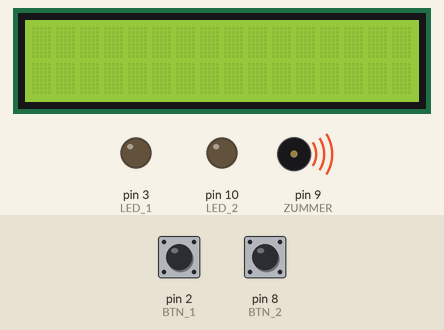
Bench run of a sketch on a simulated Arduino Uno, built with avr-gcc and run on an emulated ATmega328P. Shown: 16×2 character LCD, output pins drawn as LEDs (lit = HIGH), buzzer (waves = sounding). The test bench sets the inputs (shaded band); at power-on: pin 8 (BTN_2) HIGH, pin 2 (BTN_1) HIGH.

Above: at 1.2 s.
1.3 s: pin 8 (BTN_2) pulled LOW for 0.15 s
At 2.4 s:
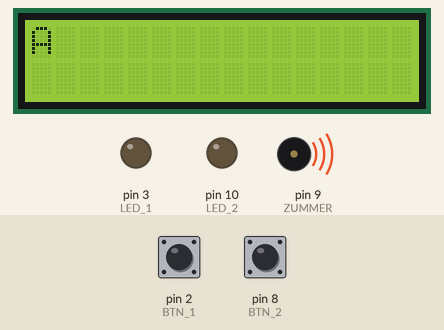
2.9 s: pin 2 (BTN_1) pulled LOW for 0.15 s
At 3.7 s:
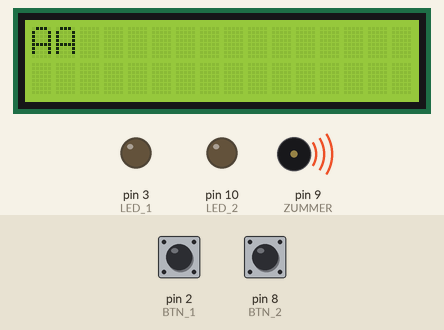
4.5 s: pin 2 (BTN_1) pulled LOW for 1 s
At 6.1 s:
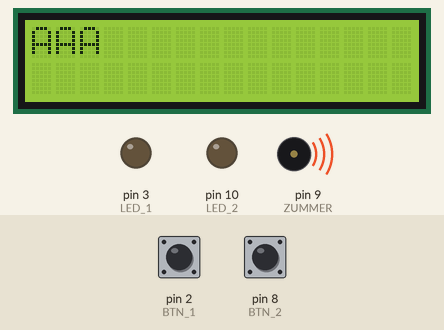
7.0 s: pin 8 (BTN_2) pulled LOW for 1 s
At 7.3 s:
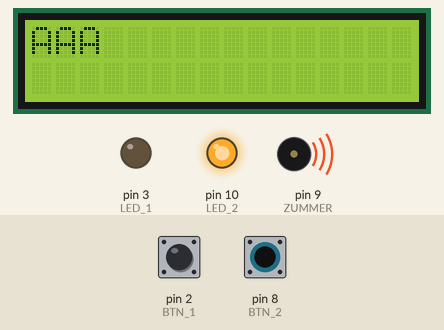
9.5 s: pin 8 (BTN_2) pulled LOW for 3.2 s
At 13.9 s:
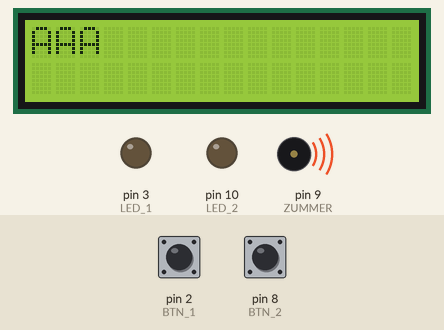
14.2 s: pin 2 (BTN_1) pulled LOW for 0.15 s
At 14.7 s:
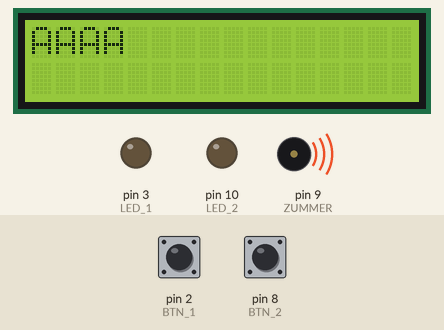
Timing chart, 0 to 16.8 s (numbered marks = the images above; inputs shaded):
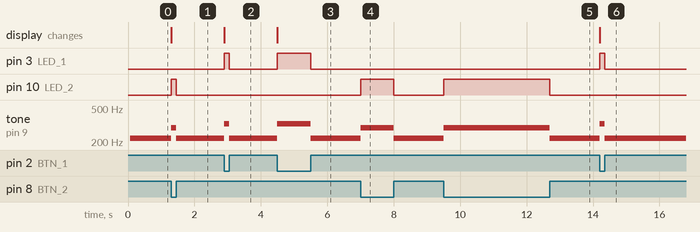

Measured:
- after the input at 1.3 s, pin 10 (LED_2): LOW → HIGH at once, → LOW 0.15 s later; tone on pin 9 (ZUMMER): 220 Hz → 293 Hz at once, → 220 Hz 0.15 s later; the display: changes at once (image 1)
- after the input at 2.9 s, pin 3 (LED_1): LOW → HIGH at once, → LOW 0.15 s later; tone on pin 9 (ZUMMER): 220 Hz → 329 Hz at once, → 220 Hz 0.15 s later; the display: changes at once (image 2)
- after the input at 4.5 s, pin 3 (LED_1): LOW → HIGH at once, → LOW 1.0 s later; tone on pin 9 (ZUMMER): 220 Hz → 329 Hz at once, → 220 Hz 1.0 s later; the display: changes at once (image 3)
- after the input at 7.0 s, pin 10 (LED_2): LOW → HIGH at once, → LOW 1.0 s later; tone on pin 9 (ZUMMER): 220 Hz → 293 Hz at once, → 220 Hz 1.0 s later
- after the input at 9.5 s, pin 10 (LED_2): LOW → HIGH at once, → LOW 3.2 s later; tone on pin 9 (ZUMMER): 220 Hz → 293 Hz at once, → 220 Hz 3.2 s later
- after the input at 14.2 s, pin 3 (LED_1): LOW → HIGH at once, → LOW 0.15 s later; tone on pin 9 (ZUMMER): 220 Hz → 329 Hz at once, → 220 Hz 0.15 s later; the display: changes at once (image 6)

The sketch:

MUSIC_SKETCH.ino
```cpp
#include <LiquidCrystal.h>
#define LCD_RS 13
#define LCD_E 12
#define LCD_DB4 4
#define LCD_DB5 5
#define LCD_DB6 6
#define LCD_DB7 7
#define BTN_1 2
#define BTN_2 8
#define LED_1 3
#define LED_2 10
#define ZUMMER 9

LiquidCrystal lcd(LCD_RS, LCD_E, LCD_DB4, LCD_DB5, LCD_DB6, LCD_DB7);  // создать компьютерный объект LCD-экрана

void setup() {
  lcd.begin(16, 2);  // инициализировать LCD-экран
  lcd.setCursor(0,0);  // установить начальное положение вывода текста на экран
  lcd.display();  // сделать текст на экране видимым

  pinMode(BTN_1, INPUT_PULLUP);  // установить пин с первой кнопкой как входной сигнал
  pinMode(BTN_2, INPUT_PULLUP);  // установить пин со второй кнопкой как входной сигнал
  pinMode(LED_1, OUTPUT);  // установить пин с зелёным индикатором как выходной сигнал
  pinMode(LED_2, OUTPUT);  // установить пин с жёлтым индикатором как выходной сигнал
  pinMode(ZUMMER, OUTPUT);  // установить пин с зуммером как выходной сигнал
}

bool Gis = false;  // проиграть ноту Соль-диез
bool A = false;  // проиграть ноту Ля
bool D = false;  // проиграть ноту Ре
bool E = false;  // проиграть ноту Ми

void show() {
  if (Gis)
    lcd.print("Gis");
  else if (A) {
    lcd.print("A");
  }
  else if (D) {
    lcd.print("D");
  }
  else if (E) {
    lcd.print("E");
  }
}

void playNote(int note) {
  switch(note) {
    case 1:  // 1-ая ступень (тоника - A) гаммы ля мажор
      tone(ZUMMER, 220, 1000);
      break;
    case 7:  // 7-ая ступень (Gis; на ней строится уменьшенное трезвучие) гаммы ля мажор
      tone(ZUMMER, 207, 1000);
      break;
    case 4:  // 4-ая ступень (субдоминанта - D) гаммы ля мажор
      tone(ZUMMER, 293.66, 1000);
      break;
    case 5:  // 5-ая ступень (доминанта - E) гаммы ля мажор
      tone(ZUMMER, 329.63, 1000);
      break;
    default:
      analogWrite(ZUMMER, 0);  // выключить зуммер (пьезопищалку)
  }
}

void loop() {
  bool btn1State = !digitalRead(BTN_1);  // нажата ли первая кнопка
  bool btn2State = !digitalRead(BTN_2);  // нажата ли вторая кнопка
  bool btn12StateOn = !digitalRead(BTN_1) && !digitalRead(BTN_2);  // зажаты ли обе кнопки
  bool btn12StateOff = digitalRead(BTN_1) && digitalRead(BTN_2);  // не тронуты ли обе кнопки

  //===================================================================

  if (btn12StateOn && !btn12StateOff) {  // ЕСЛИ ЗАЖАТЫ СРАЗУ ДВЕ КНОПКИ, ТО...
    digitalWrite(LED_1, HIGH);  // включить первый индикатор (зеленый)
    digitalWrite(LED_2, HIGH);  // включить второй индикатор (желтый)
    Gis = true;  // установить ноту, которую нужно высветить на экране
    A = false;
    D = false;
    E = false;
    playNote(7);  // сыграть ноту G# (седьмую ступень гаммы Ля мажор)
    return;
  }
  if (!btn12StateOn && !btn12StateOff && !btn1State && btn2State) {  // ЕСЛИ ЗАЖАТА ЛЕВАЯ КНОПКА (С ЖЕЛТЫМ ИНДИКАТОРОМ), ТО...
    digitalWrite(LED_1, LOW);  // выключить первый индикатор (зеленый)
    digitalWrite(LED_2, HIGH);  // включить второй индикатор (желтый)
    Gis = false;
    A = false;
    D = true;  // установить ноту, которую нужно высветить на экране
    E = false;
    playNote(4);  // сыграть ноту D (четвертую ступень гаммы Ля мажор)
    return;
  }
  if (!btn12StateOn && !btn12StateOff && btn1State && !btn2State) {  // ЕСЛИ ЗАЖАТА ПРАВАЯ КНОПКА (С ЗЕЛЕНЫМ ИНДИКАТОРОМ), ТО...
    digitalWrite(LED_1, HIGH);  // включить первый индикатор (зеленый)
    digitalWrite(LED_2, LOW);  // выключить второй индикатор (желтый)
    Gis = false;
    A = false;
    D = false;
    E = true;  // установить ноту, которую нужно высветить на экране
    playNote(5);  // сыграть ноту E (пятую ступень гаммы Ля мажор)
    return;
  }
  if (!btn12StateOn && btn12StateOff) {  // ЕСЛИ НИКАКИЕ КНОПКИ НЕ НАЖАТЫ, ТО...
    digitalWrite(LED_1, LOW);  // выключить первый индикатор (зеленый)
    digitalWrite(LED_2, LOW);  // выключить второй индикатор (желтый)
    Gis = false;
    A = true;  // установить ноту, которую нужно высветить на экране
    D = false;
    E = false;
    playNote(1);  // сыграть ноту A (первую ступень гаммы Ля мажор)
    return;
  }

  show();  // ВЫСВЕТИТЬ НАЗВАНИЕ ПРОИГРЫВАЕМОЙ НОТЫ НА ЭКРАНЕ (LCD-ЭКРАНЕ)
}
```
